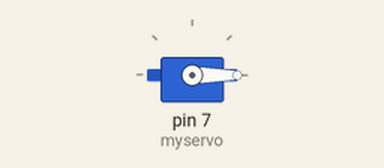
This sketch was run on a simulated Arduino Uno, built with avr-gcc and run on an emulated ATmega328P. On the bench: servo.

Above: at 0.05 s.
At 10.65 s:
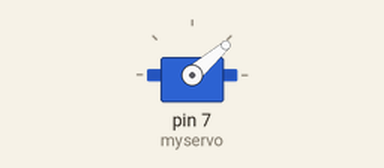
At 12.85 s:
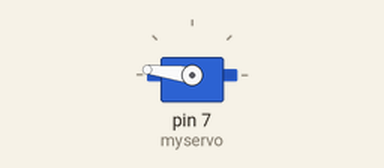
At 15.15 s:
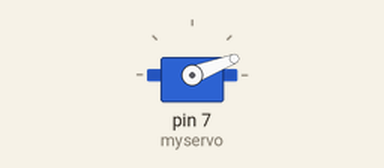
Timing chart, 0 to 20.1 s (numbered marks = the images above):
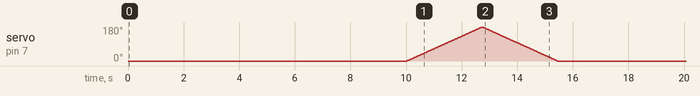

The sketch:

automatic.ino
```cpp
#include <Servo.h>
Servo myservo;
int pos=0;
long FISHFEEDER=5000;
long endtime;
long now;
void setup()
{
  myservo.attach(7);
  myservo.write(0);
  delay(15);
}

void loop()
{
  now=millis();
  endtime=now+FISHFEEDER;
  while(now<endtime)
  {
    myservo.write(0);
    delay(10000);
    now=millis();
  }
  for(pos=0;pos<180;pos+=1)
  {
    myservo.write(pos);
    delay(15);
  }
  for(pos=180;pos>=1;pos-=1)
  {
    myservo.write(pos);
    delay(15);
  }

}
```
